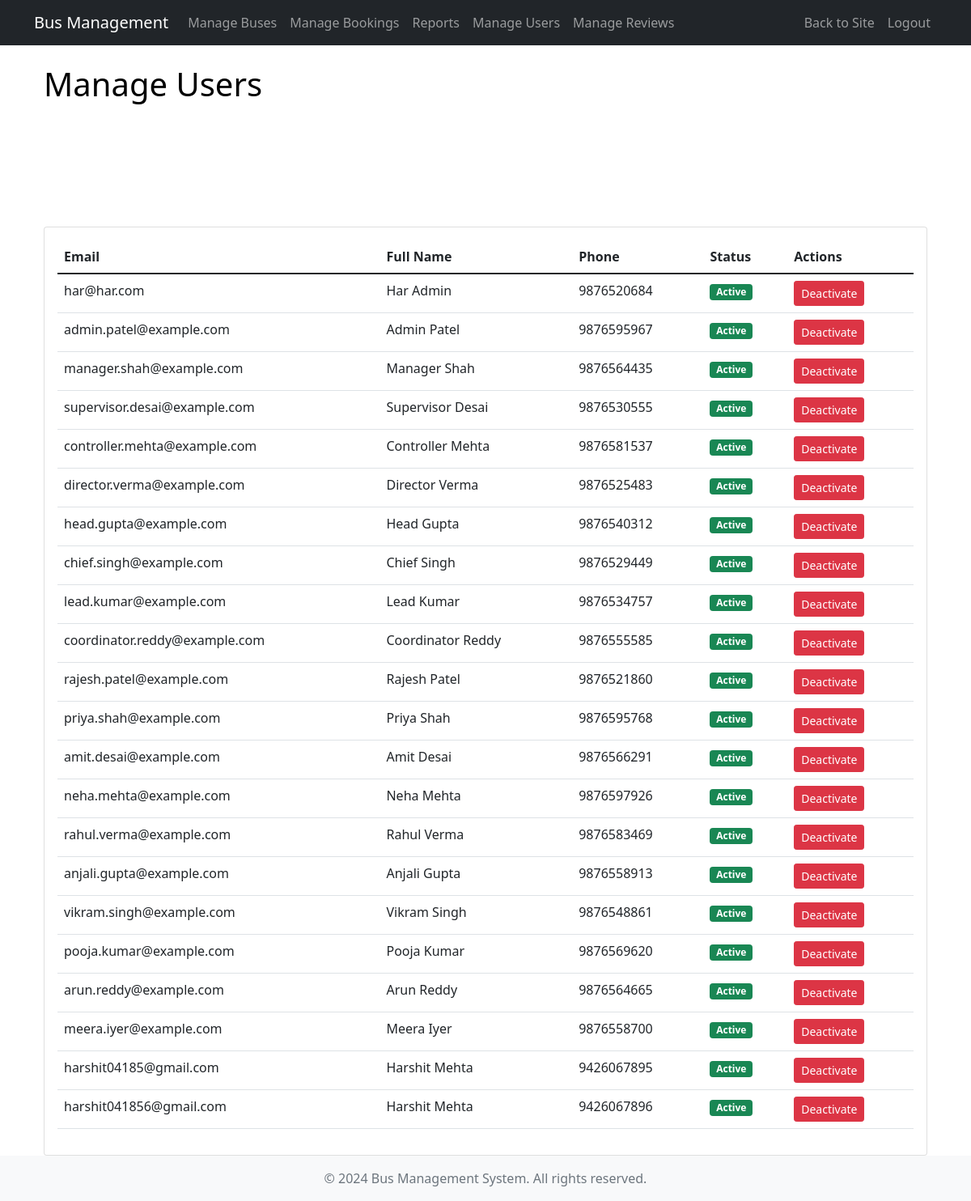
/bus-admin/users/ (signed in), run on the app's committed database.
### core/models.py (models this page shows, shortened)
class User(AbstractBaseUser):
    user_id = models.UUIDField(primary_key=True, default=uuid.uuid4, editable=False)
    email = models.EmailField(max_length=255, unique=True)
    first_name = models.CharField(max_length=100)
    last_name = models.CharField(max_length=100)
    phone = models.CharField(max_length=15)
    is_active = models.BooleanField(default=True)
    is_admin = models.BooleanField(default=False)
    created_at = models.DateTimeField(auto_now_add=True)
    objects = UserManager()
    USERNAME_FIELD = 'email'
    REQUIRED_FIELDS = ['first_name', 'last_name', 'phone']
    @property
    def is_staff(self):
        return self.is_admin

### bus_management/views.py (the view, shortened to what this page needs)
# urls.py: path('users/', views.manage_users, name='manage_users'),
@staff_member_required
def manage_users(request):
    User = get_user_model()
    users = User.objects.all()
    return render(request, 'bus_management/manage_users.html', {'users': users})

### bus_management/templates/bus_management/manage_users.html (shortened to what this page needs)
{% extends 'bus_management/base.html' %}
{% load static %}
{% block content %}
<section class="banner-area relative" style="min-height: 200px;">
    <div class="container">
        <div class="row d-flex align-items-center justify-content-center">
            <div class="about-content col-lg-12">
                <h1 class="text-black">Manage Users</h1>
            </div>
        </div>
    </div>
</section>
<section class="section-gap">
    <div class="container">
        <div class="card">
            <div class="card-body">
                <div class="table-responsive">
                    <table class="table table-hover">
                        <thead>
                            <tr>
                                <th>Email</th>
                                <th>Full Name</th>
                                <th>Phone</th>
                                <th>Status</th>
                                <th>Actions</th>
                            </tr>
                        </thead>
                        <tbody>
                            {% for user in users %}
                            <tr>
                                <td>{{ user.email }}</td>
                                <td>{{ user.first_name }} {{ user.last_name }}</td>
                                <td>{{ user.phone }}</td>
                                <td>
                                    {% if user.is_active %}
                                    <span class="badge bg-success">Active</span>
                                    {% else %}
                                    <span class="badge bg-danger">Inactive</span>
                                    {% endif %}
                                </td>
                                <td>
                                    <form method="post" action="{% url 'bus_management:manage_users' %}" style="display: inline;">
                                        <button type="submit" class="btn btn-sm {% if user.is_active %}btn-danger{% else %}btn-success{% endif %}">
                                            {% if user.is_active %}Deactivate{% else %}Activate{% endif %}
                                        </button>
                                    </form>
                                </td>
                            </tr>
                            {% empty %}
                            <tr>
                                <td colspan="5" class="text-center">No users found.</td>
                            </tr>
                            {% endfor %}
                        </tbody>
                    </table>
                </div>
            </div>
        </div>
    </div>
</section>
{% endblock %}

### data on the page
User: email "har@har.com", first_name "Har", last_name "Admin", phone "9876520684", is_active "Active"
User: email "admin.patel@example.com", first_name "Admin", last_name "Patel", phone "9876595967", is_active "Active"
User: email "manager.shah@example.com", first_name "Manager", last_name "Shah", phone "9876564435", is_active "Active"
User: email "supervisor.desai@example.com", first_name "Supervisor", last_name "Desai", phone "9876530555", is_active "Active"
User: email "controller.mehta@example.com", first_name "Controller", last_name "Mehta", phone "9876581537", is_active "Active"
User: email "director.verma@example.com", first_name "Director", last_name "Verma", phone "9876525483", is_active "Active"
User: email "head.gupta@example.com", first_name "Head", last_name "Gupta", phone "9876540312", is_active "Active"
User: email "chief.singh@example.com", first_name "Chief", last_name "Singh", phone "9876529449", is_active "Active"
User: email "lead.kumar@example.com", first_name "Lead", last_name "Kumar", phone "9876534757", is_active "Active"
User: email "coordinator.reddy@example.com", first_name "Coordinator", last_name "Reddy", phone "9876555585", is_active "Active"
User: email "rajesh.patel@example.com", first_name "Rajesh", last_name "Patel", phone "9876521860", is_active "Active"
User: email "priya.shah@example.com", first_name "Priya", last_name "Shah", phone "9876595768", is_active "Active"
User: email "amit.desai@example.com", first_name "Amit", last_name "Desai", phone "9876566291", is_active "Active"
User: email "neha.mehta@example.com", first_name "Neha", last_name "Mehta", phone "9876597926", is_active "Active"
User: email "rahul.verma@example.com", first_name "Rahul", last_name "Verma", phone "9876583469", is_active "Active"
User: email "anjali.gupta@example.com", first_name "Anjali", last_name "Gupta", phone "9876558913", is_active "Active"
User: email "vikram.singh@example.com", first_name "Vikram", last_name "Singh", phone "9876548861", is_active "Active"
User: email "pooja.kumar@example.com", first_name "Pooja", last_name "Kumar", phone "9876569620", is_active "Active"
User: email "arun.reddy@example.com", first_name "Arun", last_name "Reddy", phone "9876564665", is_active "Active"
User: email "meera.iyer@example.com", first_name "Meera", last_name "Iyer", phone "9876558700", is_active "Active"
User: email "harshit04185@gmail.com", first_name "Harshit", last_name "Mehta", phone "9426067895", is_active "Active"
User: email "harshit041856@gmail.com", first_name "Harshit", last_name "Mehta", phone "9426067896", is_active "Active"
